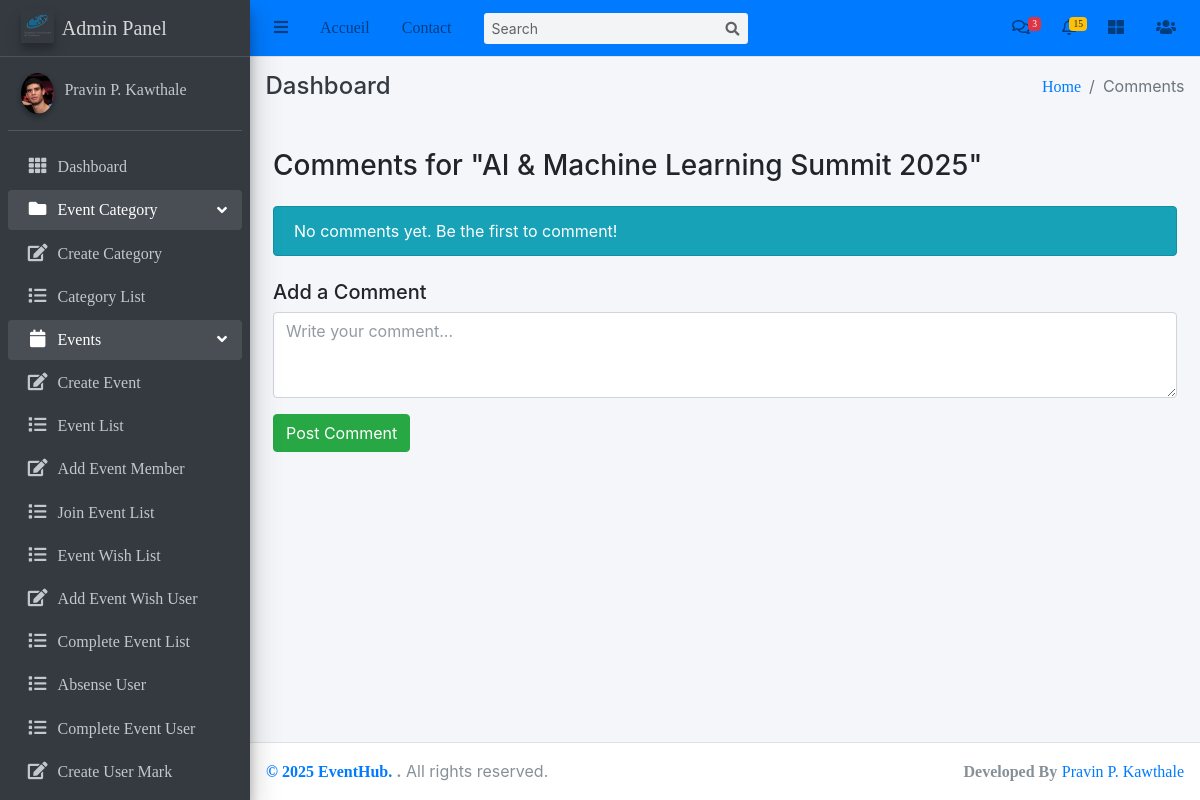
The page /Events/comment/20/ (signed in) on the database as committed earlier.
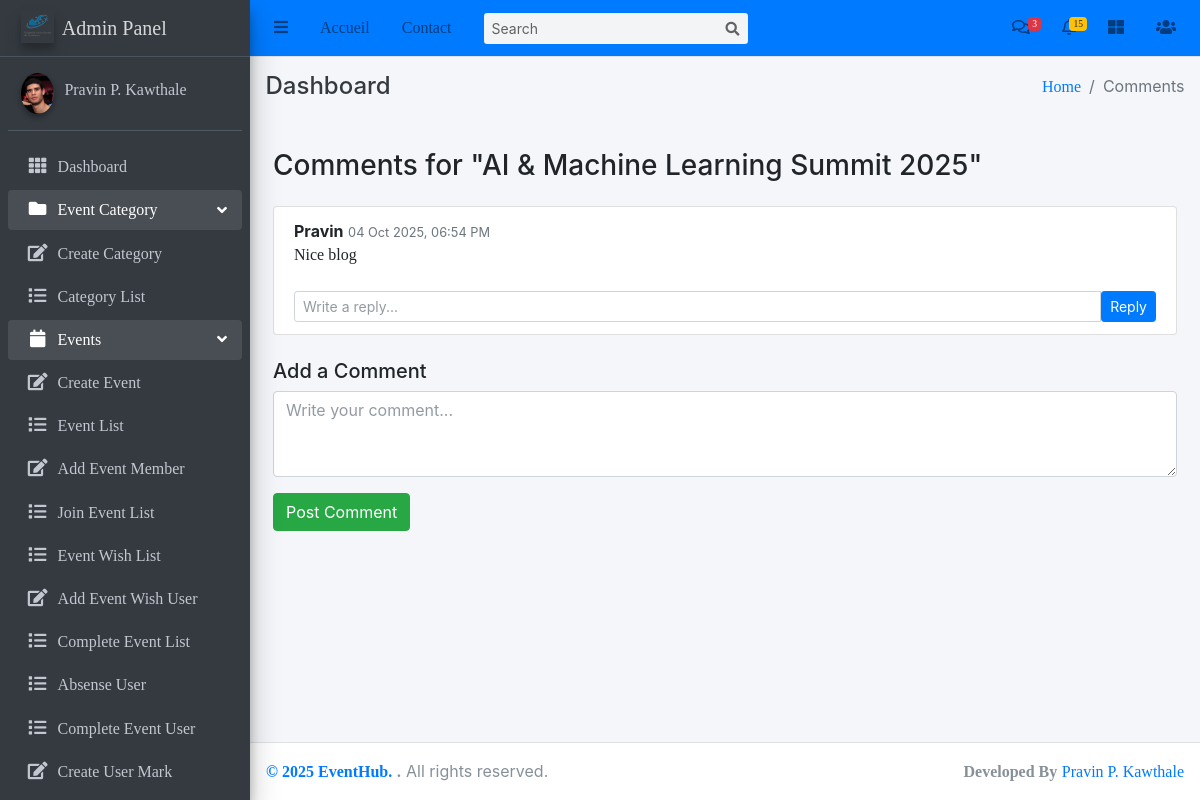
The same page on the database as committed later.
### Event/models.py (models this page shows, shortened)
class Comment(models.Model):
    user=models.ForeignKey(User,on_delete=models.CASCADE)
    event=models.ForeignKey("Event",on_delete=models.CASCADE,related_name="comments")
    parent=models.ForeignKey("self",null=True,blank=True,on_delete=models.CASCADE,related_name="replies")
    content=models.TextField()
    created_at = models.DateTimeField(auto_now_add=True)
    updated_at=models.DateTimeField(auto_now=True)
    class Meta:
        ordering=["-created_at"]

### Event/views.py (the view, shortened to what this page needs)
# urls.py: path('comment/<int:pk>/',views.CommentView.as_view(),name='comment_event'),
class CommentView(LoginRequiredMixin,View):
    template_name = 'Event/event_comments.html'
    def get(self,request,pk):
        event=get_object_or_404(Event,pk=pk)
        comments=event.comments.all().order_by('-created_at')
        return render(request,'Event/event_comments.html',{'event':event,'comments':comments})

### templates/Event/event_comments.html (shortened to what this page needs)
{% extends 'base/base.html' %}
{% block breadcrumb %}Comments{% endblock breadcrumb %}
{% block content %}
<div class="container mt-4">
    <h3 class="mb-4">Comments for "{{ event.title }}"</h3>
    {% if comments %}
        <ul class="list-group">
            {% for comment in comments %}
            <li class="list-group-item">
                <div class="d-flex justify-content-between align-items-start">
                    <div>
                        <strong>{{ comment.user.username }}</strong>
                        <small class="text-muted">{{ comment.created_at|date:"d M Y, h:i A" }}</small>
                        <p>{{ comment.content }}</p>
                    </div>
                </div>
                <div class="mt-2 ms-4">
                    <form method="post" action="#">
                        <div class="input-group">
                            <input type="text" name="content" class="form-control form-control-sm" placeholder="Write a reply..." required>
                            <button class="btn btn-sm btn-primary" type="submit">Reply</button>
                        </div>
                    </form>
                </div>
            </li>
            {% endfor %}
        </ul>
    {% else %}
        <div class="alert alert-info">No comments yet. Be the first to comment!</div>
    {% endif %}
    {% if event.comments_enabled %}
    <div class="mt-4">
        <h5>Add a Comment</h5>
        <form method="post">
            <div class="mb-3">
                <textarea name="content" class="form-control" rows="3" placeholder="Write your comment..." required></textarea>
            </div>
            <button class="btn btn-success" type="submit">Post Comment</button>
        </form>
    </div>
    {% else %}
    <div class="alert alert-warning mt-4">Comments are disabled for this event.</div>
    {% endif %}
</div>
{% endblock content %}

Rows that differ between the two databases and show on the page:
added Comment: user.username "Pravin", created_at "04 Oct 2025, 06:54 PM", content "Nice blog"
Other text that changed with them:
text no longer shown: "No comments yet. Be the first to comment!"
